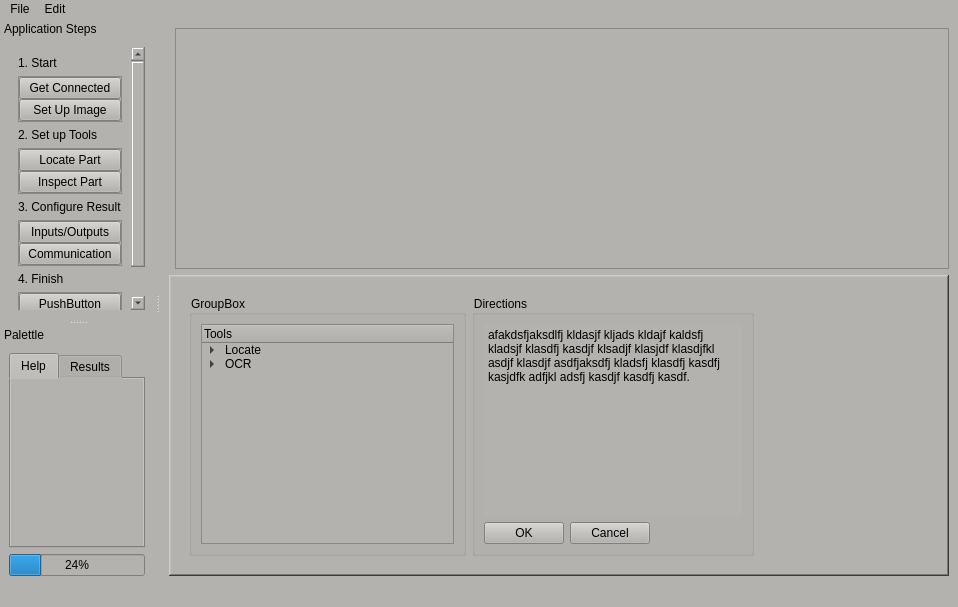
<?xml version="1.0" encoding="UTF-8"?>
<ui version="4.0">
 <class>MainWindow</class>
 <widget class="QMainWindow" name="MainWindow">
  <property name="windowModality">
   <enum>Qt::WindowModal</enum>
  </property>
  <property name="geometry">
   <rect>
    <x>0</x>
    <y>0</y>
    <width>958</width>
    <height>607</height>
   </rect>
  </property>
  <property name="windowTitle">
   <string>MainWindow</string>
  </property>
  <property name="autoFillBackground">
   <bool>false</bool>
  </property>
  <property name="styleSheet">
   <string notr="true">background:rgb(180, 178, 174)</string>
  </property>
  <widget class="QWidget" name="centralwidget">
   <layout class="QGridLayout" name="gridLayout_11">
    <item row="0" column="0">
     <layout class="QHBoxLayout" name="horizontalLayout_2">
      <item>
       <widget class="MplWidget" name="MplWidget" native="true">
        <property name="minimumSize">
         <size>
          <width>0</width>
          <height>0</height>
         </size>
        </property>
       </widget>
      </item>
      <item>
       <widget class="QGraphicsView" name="graphicsView">
        <property name="minimumSize">
         <size>
          <width>0</width>
          <height>0</height>
         </size>
        </property>
        <property name="sizeIncrement">
         <size>
          <width>0</width>
          <height>0</height>
         </size>
        </property>
        <property name="baseSize">
         <size>
          <width>0</width>
          <height>0</height>
         </size>
        </property>
       </widget>
      </item>
     </layout>
    </item>
    <item row="1" column="0">
     <widget class="QSplitter" name="splitter">
      <property name="minimumSize">
       <size>
        <width>50</width>
        <height>10</height>
       </size>
      </property>
      <property name="frameShadow">
       <enum>QFrame::Raised</enum>
      </property>
      <property name="lineWidth">
       <number>20</number>
      </property>
      <property name="orientation">
       <enum>Qt::Vertical</enum>
      </property>
      <widget class="QFrame" name="frame">
       <property name="minimumSize">
        <size>
         <width>0</width>
         <height>276</height>
        </size>
       </property>
       <property name="frameShape">
        <enum>QFrame::WinPanel</enum>
       </property>
       <property name="frameShadow">
        <enum>QFrame::Raised</enum>
       </property>
       <layout class="QGridLayout" name="gridLayout_2">
        <item row="0" column="0">
         <widget class="QStackedWidget" name="stackedWidget">
          <property name="currentIndex">
           <number>2</number>
          </property>
          <widget class="QWidget" name="getconnected">
           <layout class="QGridLayout" name="gridLayout_6">
            <item row="0" column="0">
             <widget class="QGroupBox" name="groupBox">
              <property name="title">
               <string>Select a Camera</string>
              </property>
              <layout class="QGridLayout" name="gridLayout_5">
               <item row="2" column="1">
                <widget class="QPushButton" name="pushButton_11">
                 <property name="text">
                  <string>Refresh</string>
                 </property>
                </widget>
               </item>
               <item row="3" column="1">
                <widget class="QPushButton" name="pushButton_12">
                 <property name="text">
                  <string>Add</string>
                 </property>
                </widget>
               </item>
               <item row="4" column="1">
                <widget class="QPushButton" name="pushButton_13">
                 <property name="text">
                  <string>Camera</string>
                 </property>
                </widget>
               </item>
               <item row="0" column="1">
                <widget class="QPushButton" name="pushButton_9">
                 <property name="text">
                  <string>Connect</string>
                 </property>
                </widget>
               </item>
               <item row="1" column="1">
                <widget class="QPushButton" name="pushButton_10">
                 <property name="text">
                  <string>Disconnect</string>
                 </property>
                </widget>
               </item>
               <item row="5" column="1">
                <spacer name="verticalSpacer">
                 <property name="orientation">
                  <enum>Qt::Vertical</enum>
                 </property>
                 <property name="sizeHint" stdset="0">
                  <size>
                   <width>20</width>
                   <height>40</height>
                  </size>
                 </property>
                </spacer>
               </item>
               <item row="0" column="0" rowspan="6">
                <widget class="QListWidget" name="listWidget_2">
                 <item>
                  <property name="text">
                   <string>arpit-java pc emulator</string>
                  </property>
                 </item>
                </widget>
               </item>
              </layout>
             </widget>
            </item>
            <item row="0" column="1">
             <widget class="QGroupBox" name="groupBox_2">
              <property name="title">
               <string>Create Job</string>
              </property>
              <layout class="QVBoxLayout" name="verticalLayout_7">
               <item>
                <widget class="QPushButton" name="pushButton_14">
                 <property name="text">
                  <string>New Job</string>
                 </property>
                </widget>
               </item>
               <item>
                <widget class="QPushButton" name="pushButton_15">
                 <property name="text">
                  <string>Open Job</string>
                 </property>
                </widget>
               </item>
               <item>
                <spacer name="verticalSpacer_2">
                 <property name="orientation">
                  <enum>Qt::Vertical</enum>
                 </property>
                 <property name="sizeHint" stdset="0">
                  <size>
                   <width>20</width>
                   <height>40</height>
                  </size>
                 </property>
                </spacer>
               </item>
              </layout>
             </widget>
            </item>
            <item row="0" column="2">
             <widget class="QGroupBox" name="groupBox_3">
              <property name="title">
               <string>GroupBox</string>
              </property>
              <layout class="QGridLayout" name="gridLayout">
               <item row="0" column="0" rowspan="4">
                <layout class="QVBoxLayout" name="verticalLayout_9">
                 <item>
                  <widget class="QLabel" name="label_5">
                   <property name="text">
                    <string>Connected to:</string>
                   </property>
                  </widget>
                 </item>
                 <item>
                  <widget class="QLabel" name="label_7">
                   <property name="text">
                    <string>Model Number:</string>
                   </property>
                  </widget>
                 </item>
                 <item>
                  <widget class="QLabel" name="label_9">
                   <property name="text">
                    <string>Frimware Version:</string>
                   </property>
                  </widget>
                 </item>
                 <item>
                  <widget class="QLabel" name="label_11">
                   <property name="text">
                    <string>Current Job:</string>
                   </property>
                  </widget>
                 </item>
                </layout>
               </item>
               <item row="0" column="1">
                <widget class="QLineEdit" name="lineEdit">
                 <property name="enabled">
                  <bool>false</bool>
                 </property>
                </widget>
               </item>
               <item row="0" column="2" rowspan="3">
                <layout class="QVBoxLayout" name="verticalLayout_11">
                 <item>
                  <widget class="QLabel" name="label_6">
                   <property name="text">
                    <string>MAC Address:</string>
                   </property>
                  </widget>
                 </item>
                 <item>
                  <widget class="QLabel" name="label_8">
                   <property name="text">
                    <string>IP Address:</string>
                   </property>
                  </widget>
                 </item>
                 <item>
                  <widget class="QLabel" name="label_10">
                   <property name="text">
                    <string>Serial Version:</string>
                   </property>
                  </widget>
                 </item>
                </layout>
               </item>
               <item row="0" column="3" rowspan="3">
                <layout class="QVBoxLayout" name="verticalLayout_10">
                 <item>
                  <widget class="QLineEdit" name="lineEdit_2">
                   <property name="enabled">
                    <bool>false</bool>
                   </property>
                  </widget>
                 </item>
                 <item>
                  <widget class="QLineEdit" name="lineEdit_4">
                   <property name="enabled">
                    <bool>false</bool>
                   </property>
                  </widget>
                 </item>
                 <item>
                  <widget class="QLineEdit" name="lineEdit_6">
                   <property name="enabled">
                    <bool>false</bool>
                   </property>
                  </widget>
                 </item>
                </layout>
               </item>
               <item row="1" column="1">
                <widget class="QLineEdit" name="lineEdit_3">
                 <property name="enabled">
                  <bool>false</bool>
                 </property>
                </widget>
               </item>
               <item row="2" column="1">
                <widget class="QLineEdit" name="lineEdit_5">
                 <property name="enabled">
                  <bool>false</bool>
                 </property>
                </widget>
               </item>
               <item row="3" column="1" colspan="3">
                <widget class="QLineEdit" name="lineEdit_7">
                 <property name="enabled">
                  <bool>false</bool>
                 </property>
                </widget>
               </item>
               <item row="4" column="2">
                <spacer name="verticalSpacer_3">
                 <property name="orientation">
                  <enum>Qt::Vertical</enum>
                 </property>
                 <property name="sizeHint" stdset="0">
                  <size>
                   <width>20</width>
                   <height>94</height>
                  </size>
                 </property>
                </spacer>
               </item>
              </layout>
             </widget>
            </item>
           </layout>
          </widget>
          <widget class="QWidget" name="setupimage">
           <layout class="QGridLayout" name="gridLayout_10">
            <item row="0" column="0">
             <widget class="QGroupBox" name="groupBox_4">
              <property name="title">
               <string>Load Image</string>
              </property>
              <layout class="QGridLayout" name="gridLayout_7">
               <item row="0" column="0" colspan="2">
                <widget class="QPushButton" name="pushButton_16">
                 <property name="text">
                  <string>Trigger</string>
                 </property>
                </widget>
               </item>
               <item row="1" column="0" colspan="2">
                <widget class="QPushButton" name="pushButton_17">
                 <property name="text">
                  <string>Load Image</string>
                 </property>
                </widget>
               </item>
               <item row="2" column="0" rowspan="2" colspan="2">
                <widget class="QPushButton" name="pushButton_18">
                 <property name="text">
                  <string>Live Video</string>
                 </property>
                </widget>
               </item>
               <item row="4" column="0">
                <spacer name="verticalSpacer_4">
                 <property name="orientation">
                  <enum>Qt::Vertical</enum>
                 </property>
                 <property name="sizeHint" stdset="0">
                  <size>
                   <width>20</width>
                   <height>40</height>
                  </size>
                 </property>
                </spacer>
               </item>
              </layout>
             </widget>
            </item>
            <item row="0" column="1">
             <widget class="QGroupBox" name="groupBox_5">
              <property name="minimumSize">
               <size>
                <width>400</width>
                <height>0</height>
               </size>
              </property>
              <property name="title">
               <string>Camera Settings</string>
              </property>
              <layout class="QGridLayout" name="gridLayout_8">
               <property name="topMargin">
                <number>0</number>
               </property>
               <item row="0" column="0">
                <widget class="QFrame" name="frame_6">
                 <property name="frameShape">
                  <enum>QFrame::StyledPanel</enum>
                 </property>
                 <property name="frameShadow">
                  <enum>QFrame::Raised</enum>
                 </property>
                 <layout class="QGridLayout" name="gridLayout_9">
                  <property name="leftMargin">
                   <number>5</number>
                  </property>
                  <property name="topMargin">
                   <number>0</number>
                  </property>
                  <property name="rightMargin">
                   <number>5</number>
                  </property>
                  <property name="bottomMargin">
                   <number>5</number>
                  </property>
                  <property name="horizontalSpacing">
                   <number>5</number>
                  </property>
                  <item row="6" column="0">
                   <widget class="QLabel" name="label_18">
                    <property name="text">
                     <string>Focus Controls</string>
                    </property>
                   </widget>
                  </item>
                  <item row="0" column="0">
                   <widget class="QLabel" name="label_12">
                    <property name="text">
                     <string>Trigger</string>
                    </property>
                   </widget>
                  </item>
                  <item row="5" column="0">
                   <widget class="QLabel" name="label_17">
                    <property name="text">
                     <string>Gain</string>
                    </property>
                   </widget>
                  </item>
                  <item row="3" column="0">
                   <widget class="QLabel" name="label_15">
                    <property name="text">
                     <string>Exposure (mesc)</string>
                    </property>
                   </widget>
                  </item>
                  <item row="0" column="1">
                   <widget class="QComboBox" name="comboBox"/>
                  </item>
                  <item row="1" column="0">
                   <widget class="QLabel" name="label_13">
                    <property name="text">
                     <string>Trigger Delay(msec)</string>
                    </property>
                   </widget>
                  </item>
                  <item row="4" column="0">
                   <widget class="QLabel" name="label_16">
                    <property name="text">
                     <string>Number Of Rows</string>
                    </property>
                   </widget>
                  </item>
                  <item row="2" column="0">
                   <widget class="QLabel" name="label_14">
                    <property name="text">
                     <string>Trigger Interval (mesc)</string>
                    </property>
                   </widget>
                  </item>
                  <item row="2" column="1">
                   <widget class="QSpinBox" name="spinBox_2"/>
                  </item>
                  <item row="1" column="1">
                   <widget class="QSpinBox" name="spinBox"/>
                  </item>
                  <item row="3" column="1">
                   <widget class="QSpinBox" name="spinBox_3"/>
                  </item>
                  <item row="5" column="1">
                   <widget class="QSpinBox" name="spinBox_5"/>
                  </item>
                  <item row="4" column="1">
                   <widget class="QSpinBox" name="spinBox_4"/>
                  </item>
                  <item row="7" column="0">
                   <widget class="QLabel" name="label_19">
                    <property name="text">
                     <string>Focus Position</string>
                    </property>
                   </widget>
                  </item>
                  <item row="7" column="1">
                   <widget class="QSpinBox" name="spinBox_7"/>
                  </item>
                  <item row="6" column="1">
                   <widget class="QComboBox" name="comboBox_2"/>
                  </item>
                 </layout>
                </widget>
               </item>
              </layout>
             </widget>
            </item>
            <item row="0" column="2">
             <spacer name="horizontalSpacer">
              <property name="orientation">
               <enum>Qt::Horizontal</enum>
              </property>
              <property name="sizeHint" stdset="0">
               <size>
                <width>209</width>
                <height>20</height>
               </size>
              </property>
             </spacer>
            </item>
           </layout>
          </widget>
          <widget class="QWidget" name="page">
           <layout class="QGridLayout" name="gridLayout_14">
            <item row="0" column="0">
             <widget class="QGroupBox" name="groupBox_6">
              <property name="title">
               <string>GroupBox</string>
              </property>
              <layout class="QGridLayout" name="gridLayout_12">
               <item row="0" column="0">
                <widget class="QTreeWidget" name="treeWidget">
                 <property name="dragEnabled">
                  <bool>true</bool>
                 </property>
                 <property name="dragDropMode">
                  <enum>QAbstractItemView::DragOnly</enum>
                 </property>
                 <property name="animated">
                  <bool>true</bool>
                 </property>
                 <column>
                  <property name="text">
                   <string>Tools</string>
                  </property>
                 </column>
                 <item>
                  <property name="text">
                   <string>Locate</string>
                  </property>
                  <item>
                   <property name="text">
                    <string>Patterns</string>
                   </property>
                  </item>
                  <item>
                   <property name="text">
                    <string>Edge</string>
                   </property>
                  </item>
                 </item>
                 <item>
                  <property name="text">
                   <string>OCR</string>
                  </property>
                  <item>
                   <property name="text">
                    <string>Dot Matrix</string>
                   </property>
                  </item>
                  <item>
                   <property name="text">
                    <string>Barcode scanner</string>
                   </property>
                  </item>
                 </item>
                </widget>
               </item>
              </layout>
             </widget>
            </item>
            <item row="0" column="1">
             <widget class="QGroupBox" name="groupBox_7">
              <property name="title">
               <string>Directions</string>
              </property>
              <layout class="QGridLayout" name="gridLayout_13">
               <item row="0" column="0" colspan="2">
                <widget class="QPlainTextEdit" name="plainTextEdit">
                 <property name="frameShape">
                  <enum>QFrame::NoFrame</enum>
                 </property>
                 <property name="lineWidth">
                  <number>0</number>
                 </property>
                 <property name="plainText">
                  <string>afakdsfjaksdlfj kldasjf kljads kldajf kaldsfj kladsjf klasdfj kasdjf klsadjf klasjdf klasdjfkl asdjf klasdjf asdfjaksdfj kladsfj klasdfj kasdfj kasjdfk adfjkl adsfj kasdjf kasdfj kasdf.</string>
                 </property>
                </widget>
               </item>
               <item row="1" column="0">
                <layout class="QHBoxLayout" name="horizontalLayout">
                 <item>
                  <widget class="QPushButton" name="pushButton_20">
                   <property name="text">
                    <string>OK</string>
                   </property>
                  </widget>
                 </item>
                 <item>
                  <widget class="QPushButton" name="pushButton_19">
                   <property name="text">
                    <string>Cancel</string>
                   </property>
                  </widget>
                 </item>
                </layout>
               </item>
               <item row="1" column="1">
                <spacer name="horizontalSpacer_2">
                 <property name="orientation">
                  <enum>Qt::Horizontal</enum>
                 </property>
                 <property name="sizeHint" stdset="0">
                  <size>
                   <width>89</width>
                   <height>20</height>
                  </size>
                 </property>
                </spacer>
               </item>
              </layout>
             </widget>
            </item>
            <item row="0" column="2">
             <spacer name="horizontalSpacer_3">
              <property name="orientation">
               <enum>Qt::Horizontal</enum>
              </property>
              <property name="sizeHint" stdset="0">
               <size>
                <width>178</width>
                <height>20</height>
               </size>
              </property>
             </spacer>
            </item>
           </layout>
          </widget>
         </widget>
        </item>
       </layout>
      </widget>
     </widget>
    </item>
   </layout>
  </widget>
  <widget class="QMenuBar" name="menubar">
   <property name="geometry">
    <rect>
     <x>0</x>
     <y>0</y>
     <width>958</width>
     <height>21</height>
    </rect>
   </property>
   <widget class="QMenu" name="menuFile">
    <property name="title">
     <string>File</string>
    </property>
   </widget>
   <widget class="QMenu" name="menuEdit">
    <property name="title">
     <string>Edit</string>
    </property>
   </widget>
   <addaction name="menuFile"/>
   <addaction name="menuEdit"/>
  </widget>
  <widget class="QStatusBar" name="statusbar">
   <property name="sizeGripEnabled">
    <bool>true</bool>
   </property>
  </widget>
  <widget class="QDockWidget" name="dockWidget">
   <property name="maximumSize">
    <size>
     <width>524287</width>
     <height>300</height>
    </size>
   </property>
   <property name="features">
    <set>QDockWidget::DockWidgetMovable</set>
   </property>
   <property name="windowTitle">
    <string>Application Steps</string>
   </property>
   <attribute name="dockWidgetArea">
    <number>1</number>
   </attribute>
   <widget class="QWidget" name="dockWidgetContents">
    <layout class="QVBoxLayout" name="verticalLayout_3">
     <item>
      <widget class="QScrollArea" name="scrollArea">
       <property name="frameShape">
        <enum>QFrame::Box</enum>
       </property>
       <property name="frameShadow">
        <enum>QFrame::Plain</enum>
       </property>
       <property name="lineWidth">
        <number>0</number>
       </property>
       <property name="verticalScrollBarPolicy">
        <enum>Qt::ScrollBarAlwaysOn</enum>
       </property>
       <property name="widgetResizable">
        <bool>true</bool>
       </property>
       <widget class="QWidget" name="scrollAreaWidgetContents">
        <property name="geometry">
         <rect>
          <x>0</x>
          <y>0</y>
          <width>116</width>
          <height>304</height>
         </rect>
        </property>
        <layout class="QVBoxLayout" name="verticalLayout_6">
         <item>
          <widget class="QLabel" name="label">
           <property name="text">
            <string>1. Start</string>
           </property>
          </widget>
         </item>
         <item>
          <widget class="QFrame" name="frame_2">
           <property name="frameShape">
            <enum>QFrame::StyledPanel</enum>
           </property>
           <property name="frameShadow">
            <enum>QFrame::Raised</enum>
           </property>
           <layout class="QVBoxLayout" name="verticalLayout">
            <property name="spacing">
             <number>0</number>
            </property>
            <property name="leftMargin">
             <number>0</number>
            </property>
            <property name="topMargin">
             <number>0</number>
            </property>
            <property name="rightMargin">
             <number>0</number>
            </property>
            <property name="bottomMargin">
             <number>0</number>
            </property>
            <item>
             <widget class="QPushButton" name="pushButton">
              <property name="text">
               <string>Get Connected</string>
              </property>
             </widget>
            </item>
            <item>
             <widget class="QPushButton" name="pushButton_2">
              <property name="text">
               <string>Set Up Image</string>
              </property>
             </widget>
            </item>
           </layout>
          </widget>
         </item>
         <item>
          <widget class="QLabel" name="label_2">
           <property name="text">
            <string>2. Set up Tools</string>
           </property>
          </widget>
         </item>
         <item>
          <widget class="QFrame" name="frame_3">
           <property name="frameShape">
            <enum>QFrame::StyledPanel</enum>
           </property>
           <property name="frameShadow">
            <enum>QFrame::Raised</enum>
           </property>
           <layout class="QVBoxLayout" name="verticalLayout_2">
            <property name="spacing">
             <number>0</number>
            </property>
            <property name="leftMargin">
             <number>0</number>
            </property>
            <property name="topMargin">
             <number>0</number>
            </property>
            <property name="rightMargin">
             <number>0</number>
            </property>
            <property name="bottomMargin">
             <number>0</number>
            </property>
            <item>
             <widget class="QPushButton" name="pushButton_3">
              <property name="text">
               <string>Locate Part</string>
              </property>
             </widget>
            </item>
            <item>
             <widget class="QPushButton" name="pushButton_4">
              <property name="text">
               <string>Inspect Part</string>
              </property>
             </widget>
            </item>
           </layout>
          </widget>
         </item>
         <item>
          <widget class="QLabel" name="label_3">
           <property name="text">
            <string>3. Configure Result</string>
           </property>
          </widget>
         </item>
         <item>
          <widget class="QFrame" name="frame_4">
           <property name="frameShape">
            <enum>QFrame::StyledPanel</enum>
           </property>
           <property name="frameShadow">
            <enum>QFrame::Raised</enum>
           </property>
           <layout class="QVBoxLayout" name="verticalLayout_4">
            <property name="spacing">
             <number>0</number>
            </property>
            <property name="leftMargin">
             <number>0</number>
            </property>
            <property name="topMargin">
             <number>0</number>
            </property>
            <property name="rightMargin">
             <number>0</number>
            </property>
            <property name="bottomMargin">
             <number>0</number>
            </property>
            <item>
             <widget class="QPushButton" name="pushButton_5">
              <property name="text">
               <string>Inputs/Outputs</string>
              </property>
             </widget>
            </item>
            <item>
             <widget class="QPushButton" name="pushButton_6">
              <property name="text">
               <string>Communication</string>
              </property>
             </widget>
            </item>
           </layout>
          </widget>
         </item>
         <item>
          <widget class="QLabel" name="label_4">
           <property name="text">
            <string>4. Finish</string>
           </property>
          </widget>
         </item>
         <item>
          <widget class="QFrame" name="frame_5">
           <property name="frameShape">
            <enum>QFrame::StyledPanel</enum>
           </property>
           <property name="frameShadow">
            <enum>QFrame::Raised</enum>
           </property>
           <layout class="QVBoxLayout" name="verticalLayout_5">
            <property name="spacing">
             <number>0</number>
            </property>
            <property name="leftMargin">
             <number>0</number>
            </property>
            <property name="topMargin">
             <number>0</number>
            </property>
            <property name="rightMargin">
             <number>0</number>
            </property>
            <property name="bottomMargin">
             <number>0</number>
            </property>
            <item>
             <widget class="QPushButton" name="pushButton_7">
              <property name="text">
               <string>PushButton</string>
              </property>
             </widget>
            </item>
            <item>
             <widget class="QPushButton" name="pushButton_8">
              <property name="text">
               <string>PushButton</string>
              </property>
             </widget>
            </item>
           </layout>
          </widget>
         </item>
        </layout>
       </widget>
      </widget>
     </item>
    </layout>
   </widget>
  </widget>
  <widget class="QDockWidget" name="dockWidget_2">
   <property name="floating">
    <bool>false</bool>
   </property>
   <property name="features">
    <set>QDockWidget::DockWidgetMovable</set>
   </property>
   <property name="windowTitle">
    <string>Palettle</string>
   </property>
   <attribute name="dockWidgetArea">
    <number>1</number>
   </attribute>
   <widget class="QWidget" name="dockWidgetContents_2">
    <layout class="QGridLayout" name="gridLayout_3">
     <item row="0" column="0">
      <widget class="QTabWidget" name="tabWidget_2">
       <property name="currentIndex">
        <number>0</number>
       </property>
       <property name="usesScrollButtons">
        <bool>true</bool>
       </property>
       <widget class="QWidget" name="tab_3">
        <attribute name="title">
         <string>Help</string>
        </attribute>
        <layout class="QGridLayout" name="gridLayout_4"/>
       </widget>
       <widget class="QWidget" name="tab_4">
        <attribute name="title">
         <string>Results</string>
        </attribute>
       </widget>
      </widget>
     </item>
     <item row="1" column="0">
      <widget class="QProgressBar" name="progressBar">
       <property name="value">
        <number>24</number>
       </property>
      </widget>
     </item>
    </layout>
   </widget>
  </widget>
 </widget>
 <customwidgets>
  <customwidget>
   <class>MplWidget</class>
   <extends>QWidget</extends>
   <header>mplwidget.h</header>
   <container>1</container>
  </customwidget>
 </customwidgets>
 <resources/>
 <connections/>
</ui>
